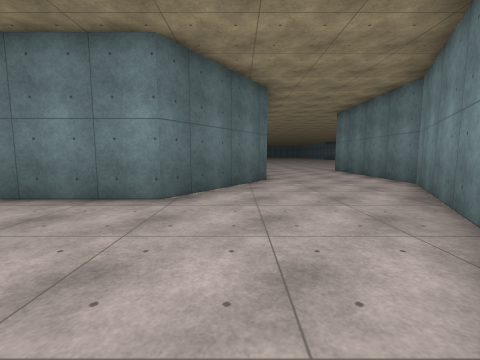
view 1 (above)

24 first-person views from a walk through a scene from a Unity 3-D project. The camera is 1.4 m above the floor, tilts 6° down and sees 90° across. The floor is counted in squares, 2 m on a side. Each view is taken from the middle of a square. On the plan, view 1 faces up. The plan holds only what a view shows up to about 9 squares ahead; the rest is blank. The place goes on beyond the plan. Surface patterns are stand-ins for the level's own textures.

view 2
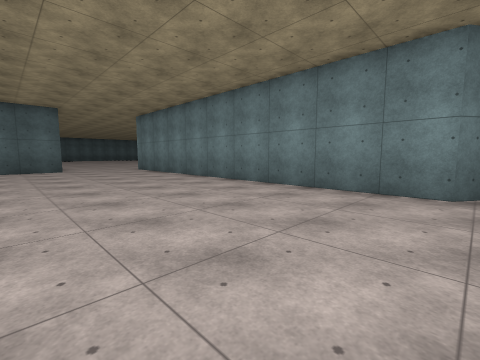

view 3
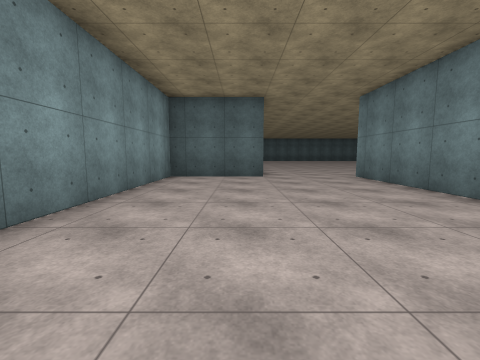

view 4
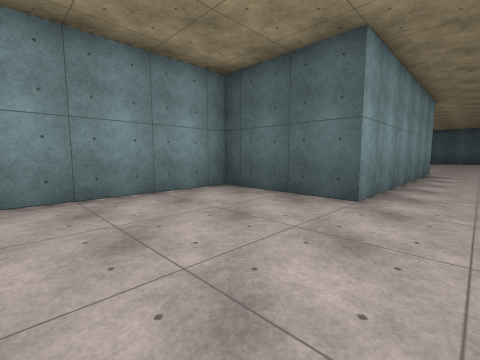

view 5
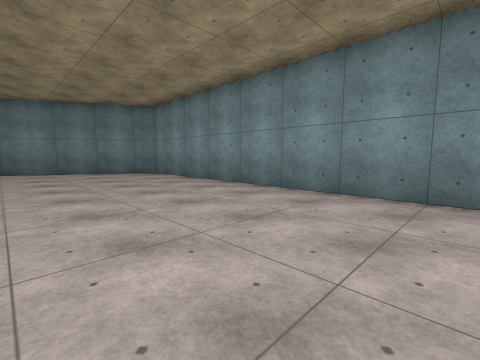

view 6
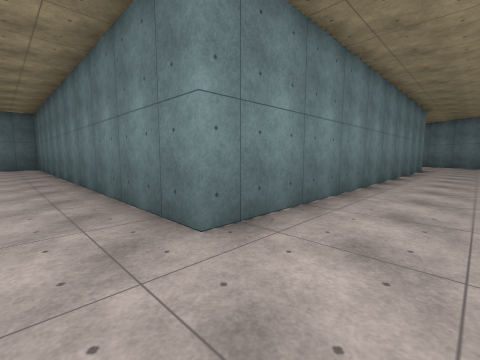

view 7
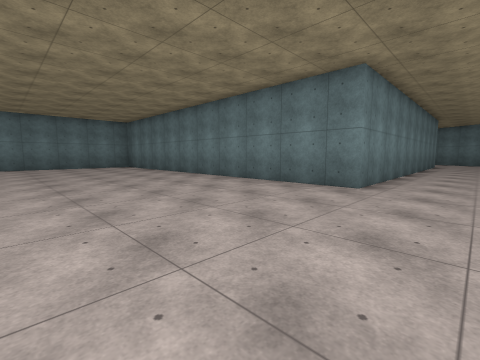

view 8
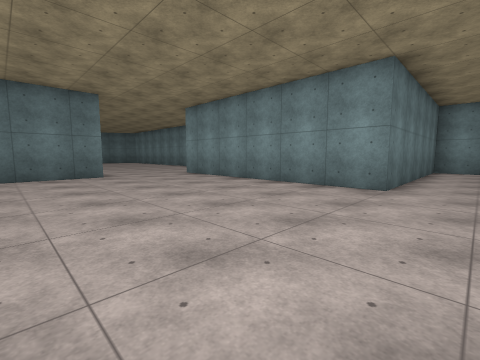

view 9
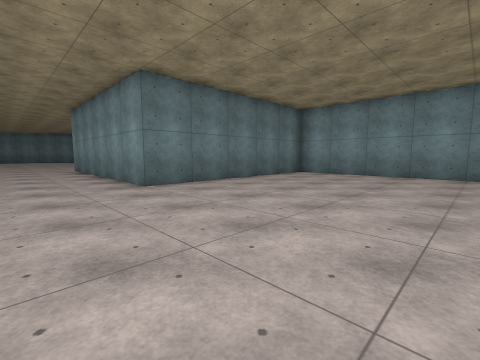

view 10
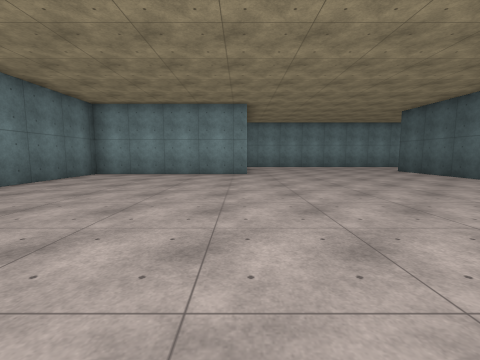

view 11
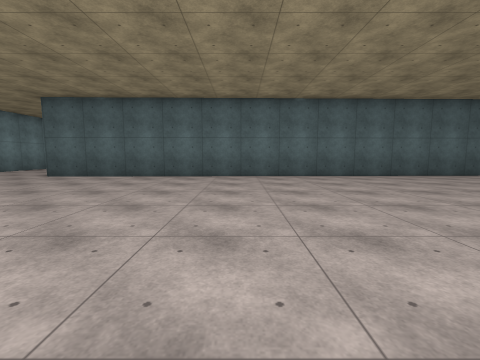

view 12
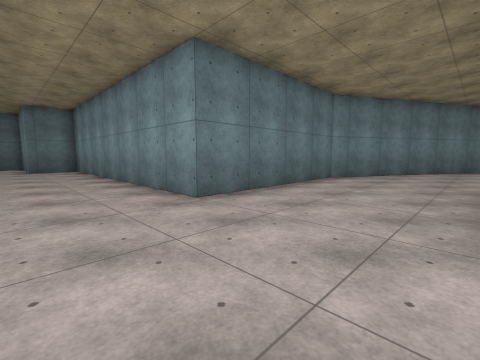

view 13
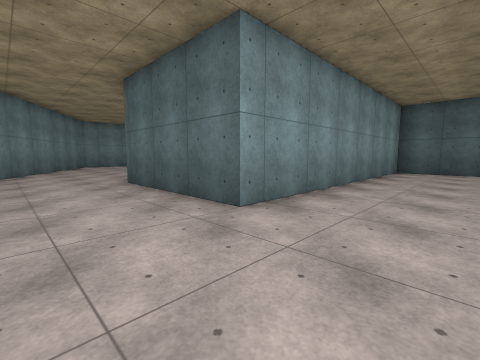

view 14
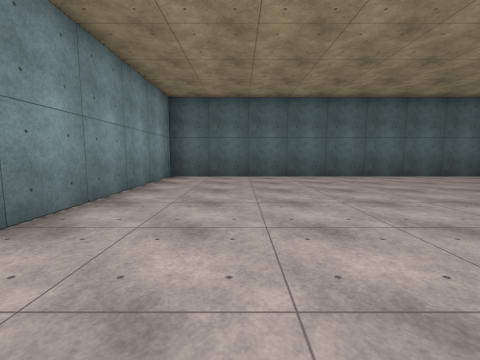

view 15
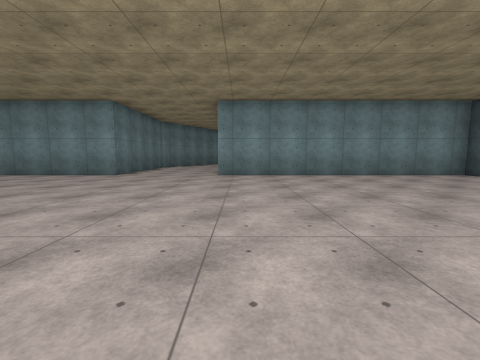

view 16
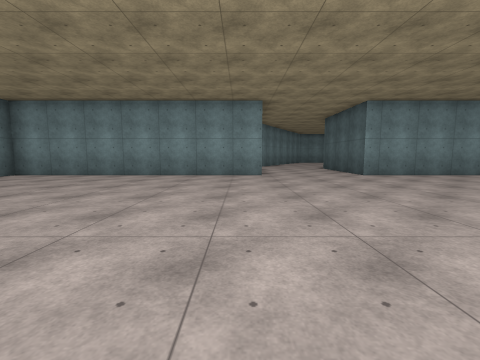

view 17
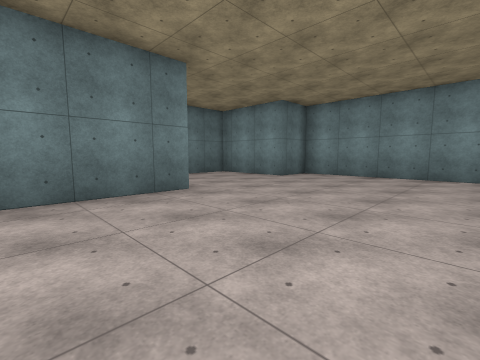

view 18
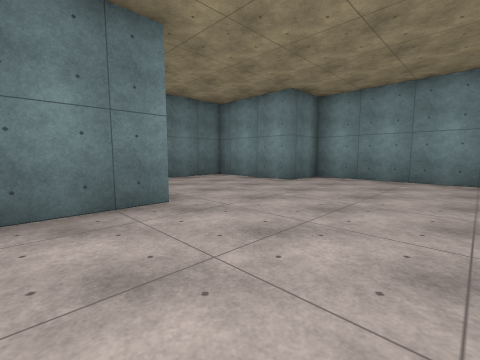

view 19
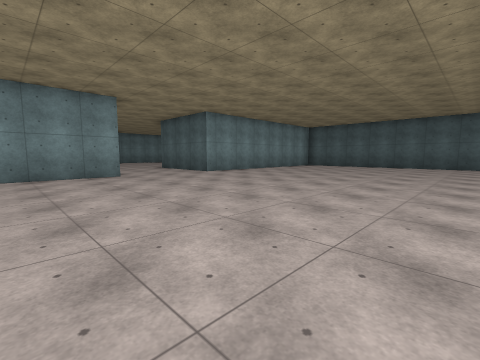

view 20
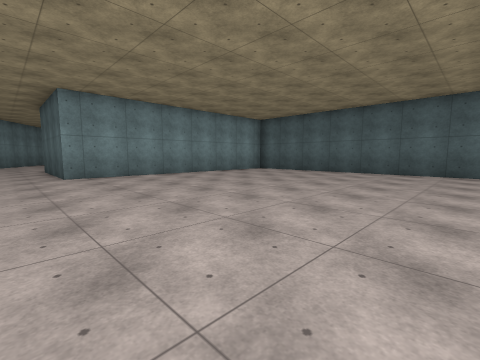

view 21
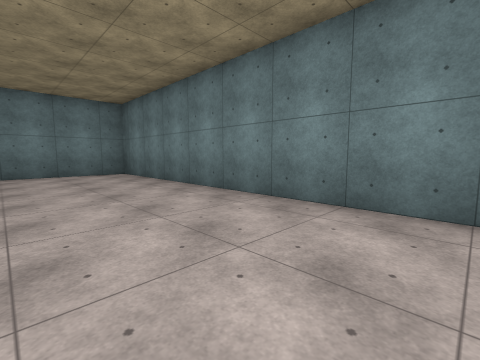

view 22
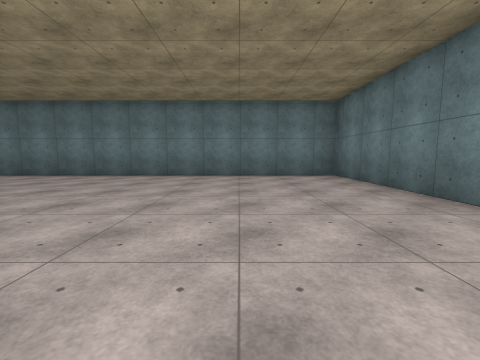

view 23
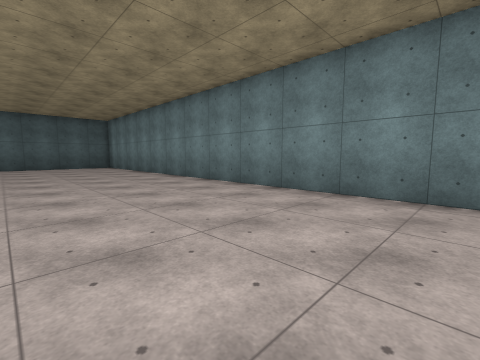

view 24
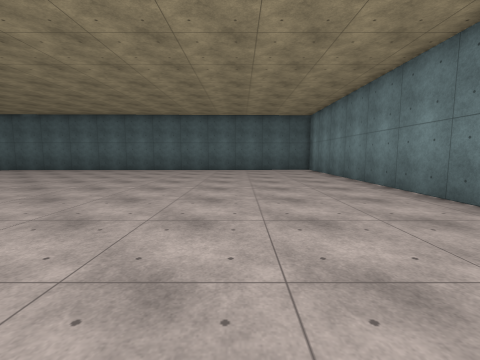

### Floor plan
Points are (right, up) in squares from view 1. A wall is a line through its corners. A room is listed if a view was taken in it or the views show most of it. See-through windows are left out.
Room 1 (views 1, 2, 3, 4, 5, 6, 7, 8, 9, 10, 11, 21, 22, 23, 24)
walls: (-25.2, -5.8) (-19.8, -5.8) (-19.8, 0.7) (-12.8, 0.7) (-12.8, -2.2) (-0.4, -2.2); (-32.1, 7.1) (-31.7, -7.3); (0.7, 6.7) (-1.2, 3.8) (-12.7, 3.8) (-12.7, 16.3) (-30.1, 16.3); (0, -1.9) (4.2, 5.7)
ways out: opening at (2.5, 5.8) to room 2
Room 2 (views 12, 13, 14, 15, 16, 17, 18, 19, 20)
walls: (4.2, 5.7) (4.2, 10.8) (12.7, 10.8) (12.7, 12.2) (15.5, 12.2); (12.2, 16.1) (12.2, 19.1); (-7.8, 19.5) (-7.8, 10.8) (0.7, 10.8) (0.7, 6.7)
ways out: opening at (2.5, 5.8) to room 1

Positions as (right, up) in squares from view 1, and headings:
1: (0, 0), facing up
2: (-1, -1), facing up-left
3: (-5, 0), facing left
4: (-9, 2), facing down-left
5: (-9, 2), facing down-right
6: (-14, 2), facing up-right
7: (-18, 2), facing up-right
8: (-21, 6), facing down-right
9: (-25, 3), facing down-right
10: (-25, 3), facing down
11: (-24, -1), facing left
12: (1, 13), facing down-right
13: (3, 13), facing down-left
14: (0, 13), facing left
15: (0, 19), facing down
16: (5, 19), facing down
17: (8, 19), facing down-right
18: (9, 18), facing down-right
19: (7, 19), facing down-left
20: (2, 19), facing down-left
21: (-16, 7), facing up-right
22: (-16, 8), facing up
23: (-18, 12), facing up-left
24: (-21, 13), facing left
